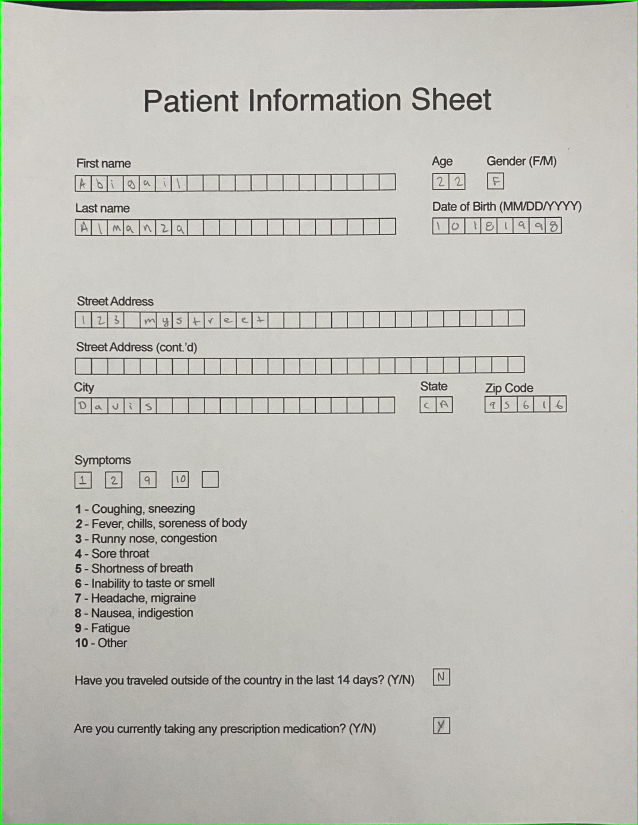
#> input picture BoxExtraction/scanned_image.png, 1275 x 1650 px (shown at 1/2 size)
$ python -i box_extraction.py   (imports and definitions only)
#> lines starting #> are read from the running program, lines starting #| are printed output that depends on the picture
import cv2
import numpy as np
import matplotlib.pyplot as plt
import shutil
import os

# [29 lines left out: functions create_directory, sort_boxes, not called in this run]

def overlapping_contours(box_1, box_2):
    return all(abs(box_1[i]-box_2[i]) <= 6 for i in range(4))

# [41 lines left out: functions save_boxes, extract_boxes, not called in this run]

def get_boxes(img):
    # # 1. conversion to gray scale
    # # 2. binarization of the image. Using thresholding
    # # read image and apply grayscale
    # img = cv2.imread(image_name, cv2.IMREAD_GRAYSCALE)
    # create a copy to extract fields from it later
    original = img.copy()
    # thresholding - simplest method of segmenting images (process of partitionning a digital image into multiple segments, goal is to simplify image into a representation that is easier to analyze)
    # takes in grescale image. Used to create a binary image, returns threshold image
    blur = cv2.GaussianBlur(img, (5,5), 0)
    _, threshold = cv2.threshold(img, 135, 255, cv2.THRESH_BINARY)
    # mode cv2.RETR_TREE: way to find contours
    # method cv2.CHAIN_APPROX_SIMPLE: approximation method for the detection. contour line indicates a line representing a boundary of the same intensities
    # returned contours is a list of points consisting of the contour lines
    contours, _ = cv2.findContours(image=threshold, mode=cv2.RETR_TREE, method=cv2.CHAIN_APPROX_SIMPLE)

    min_box_area = 750
    max_box_area = 1000
    image_number = 1
    rejects_number = 1
    accepted_boxes = []
    i = 1

    for cnt in contours:
        area = cv2.contourArea(cnt)
        peri = cv2.arcLength(cnt, True)
        # reducing the number of points in a curve with a reduced set of points
        # curve = series of short line segments*cv2.arcLength(cnt, True)
        # approximated curve = subset of points in original curve
        approx = cv2.approxPolyDP(cnt, 0.02 * peri, True)
        img_copy = original.copy()
        # draw an approximate rectangle around the contour
        x,y,w,h = cv2.boundingRect(cnt)
        if len(approx) == 4 and area > min_box_area and area < max_box_area:
            overlapping = False
            if any(overlapping_contours(i, [x,y,w,h]) for i in accepted_boxes):
                overlapping = True
            if not overlapping:
                accepted_boxes.append([x,y,w,h])
                i += 1

    accepted_boxes = sort_boxes(accepted_boxes)
    boxes = extract_boxes(accepted_boxes, original)

    return boxes

# [5 lines of commented-out code are left out]

>>> import cv2
>>> picture = cv2.imread('scanned_image.png')
#> picture is the input picture: shape (1650, 1275, 3); mean B, G, R 184.3, 190.3, 190.9
>>> result = get_boxes(picture)
#> in get_boxes, `_, threshold = cv2.threshold(img, 135, 255, cv2.THRESH_BINARY)`:
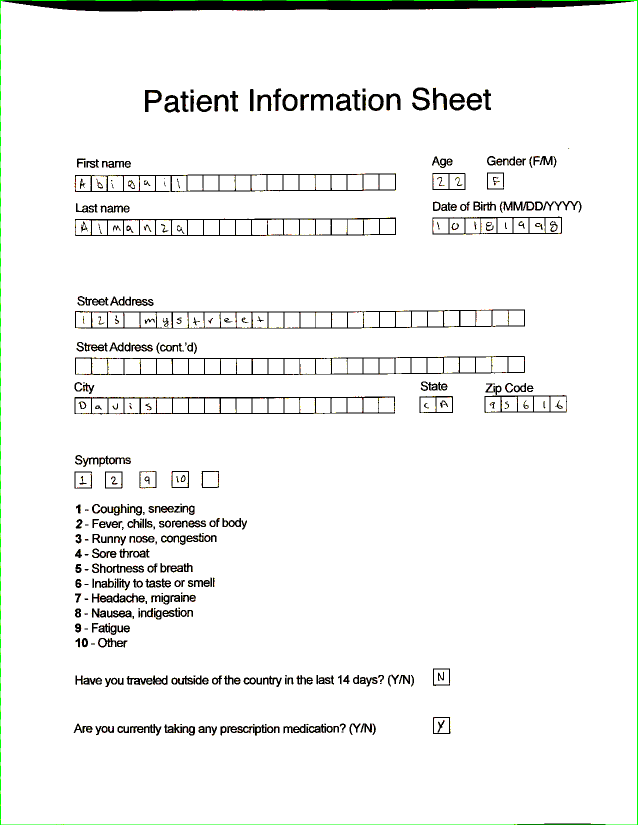
#> threshold: shape (1650, 1275, 3) (shown at 1/2 size); mean B, G, R 242, 243.2, 242.4
#> (the run stopped early here; a loop or call above may not have finished)
